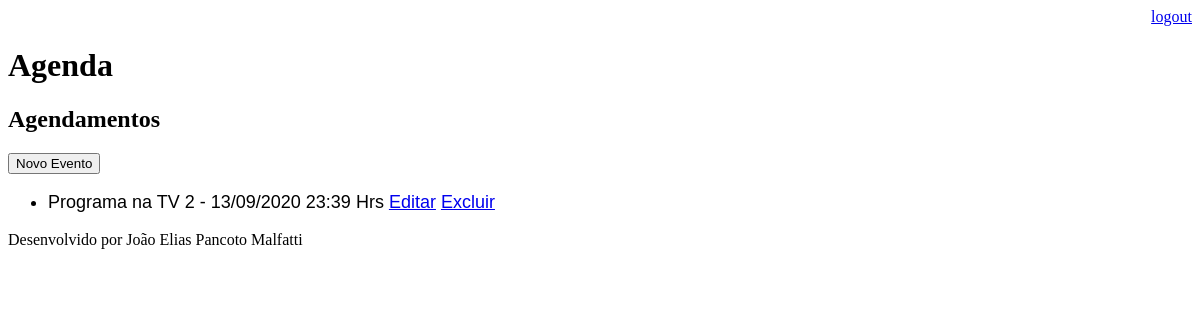
The page /agenda/ (signed in) on the database as committed earlier.
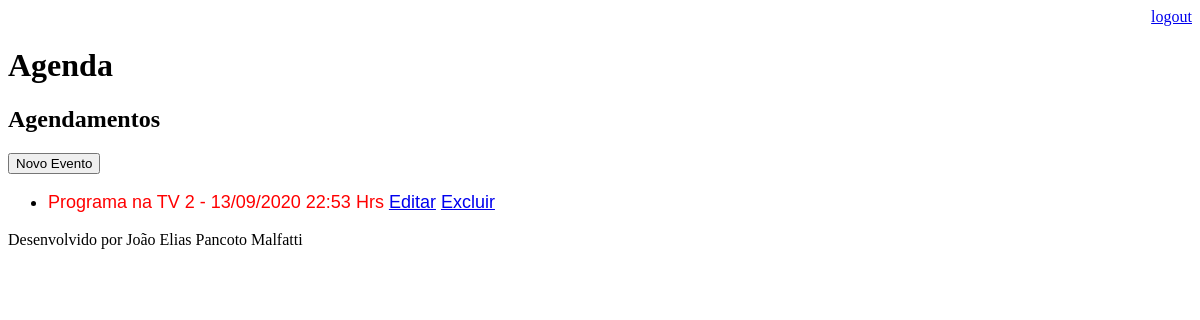
The same page on the database as committed later.
### core/models.py (models this page shows, shortened)
class Evento(models.Model):
    titulo = models.CharField(max_length=100)
    descricao = models.TextField(blank=True, null= True)
    data_evento = models.DateTimeField(verbose_name='Data do Evento')
    data_criacao = models.DateTimeField(auto_now=True) # sempre criado o registro, vai ser atual hora
    usuario = models.ForeignKey(User, on_delete=models.CASCADE)
    class Meta:
        db_table = 'evento'
    def get_data_evento(self):
        return self.data_evento.strftime('%d/%m/%Y %H:%M Hrs')
    def get_evento_atrasado(self):
        if self.data_evento < datetime.now():
            return True
        else:
            return  False

### core/views.py (the view)
# urls.py: path('agenda/', views.lista_eventos),
@login_required(login_url='/login/')
def lista_eventos(request):
    usuario=request.user
    data_atual = datetime.now() - timedelta(hours=1)
    evento=Evento.objects.filter(usuario=usuario,
                                 data_evento__gt= data_atual)
    dados={'eventos': evento}
    return render(request, 'agenda.html', dados)

### Templates/agenda.html
{% extends "model-page.html" %}
{% block content %}
    <h2>Agendamentos</h2>
    <a href="evento/">
        <button type="button">Novo Evento</button>
    </a>
    <ul style="font-size: 18px; font-family: arial;">
        {% for evento in eventos %}
            <li>
                <div style={% if evento.get_evento_atrasado %}
                            "color:red"
                            {% endif %}>
                    {{ evento.titulo }} - {{ evento.get_data_evento }}
                    <a href="evento/?id={{ evento.id }}">Editar</a>
                    <a href="evento/delete/{{ evento.id }}/">Excluir</a>
                </div>
            </li>
        {% endfor %}
    </ul>
{% endblock %}

Rows that differ between the two databases and show on the page:
changed Evento "Programa na TV 2": data_evento "2020-09-13 23:39:00" → "2020-09-13 22:53:00" (drawn); get_data_evento "13/09/2020 23:39 Hrs" → "13/09/2020 22:53 Hrs"
